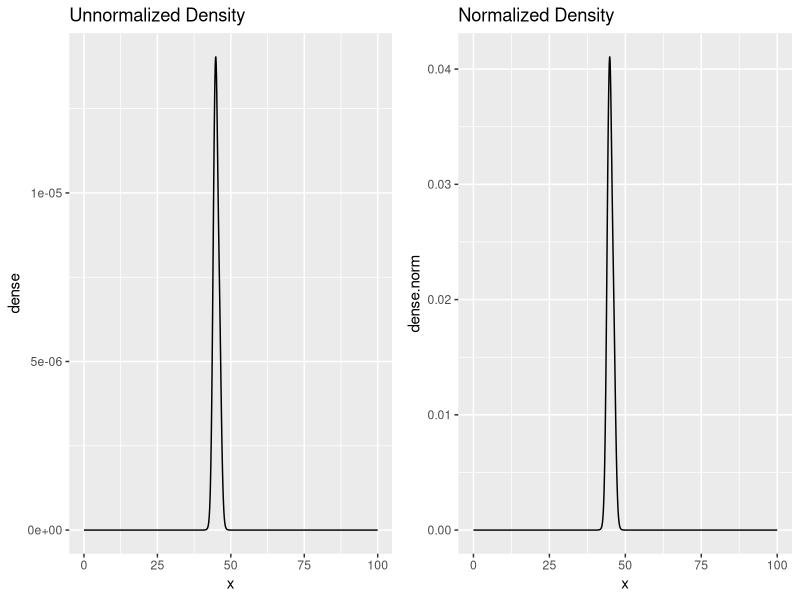
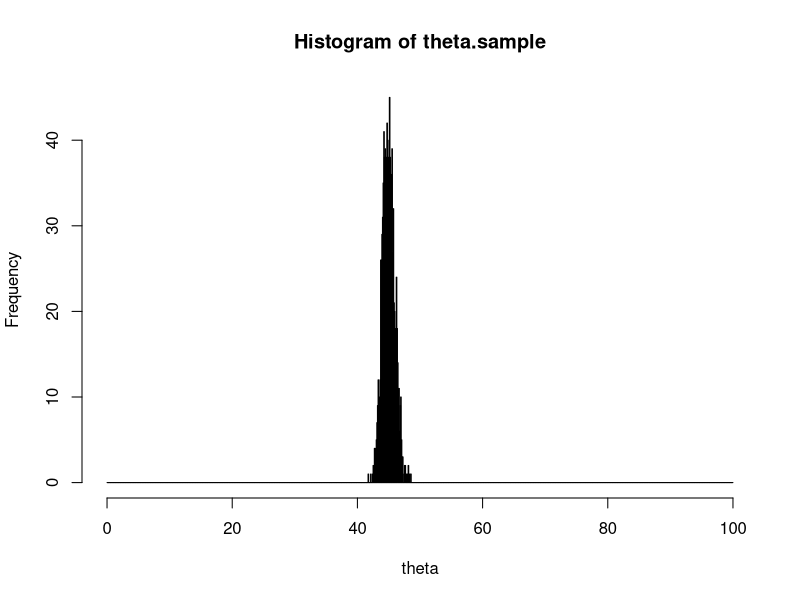
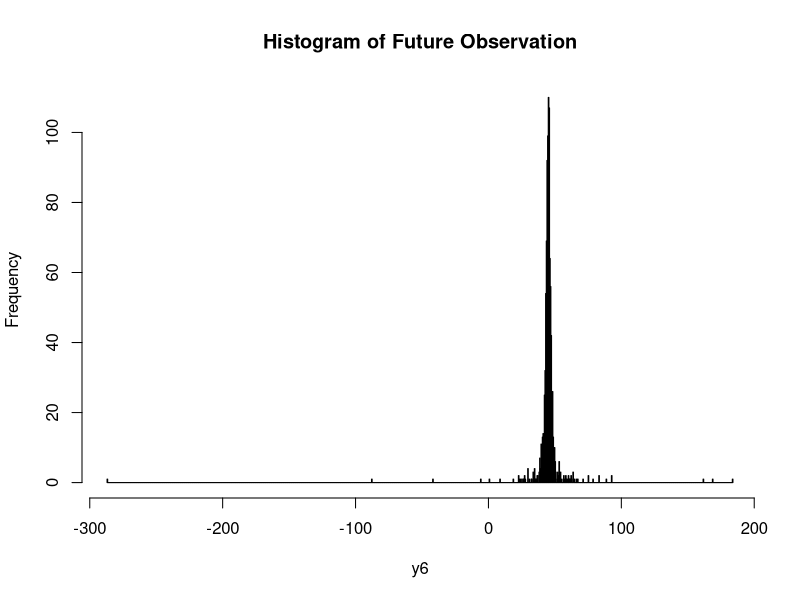

These figures' R source, in order:
## ---- chunk 1
knitr::opts_chunk$set(echo = TRUE)
## ---- chunk 2
library(tidyverse)
library(gridExtra)
## ---- chunk 3
p1 <- data.frame(x=rep(seq(0, 100, 0.1),5)) %>% 
  mutate(y=rep(c(43,44,45,46.5,47.5),each=1001),
         pdf=dcauchy(y, location=x, scale=1)) %>%
  group_by(x) %>% 
  summarise(dense=prod(pdf)) %>%
  ggplot(aes(x=x, y=dense)) + geom_line() +
  ggtitle("Unnormalized Density")

p2 <- data.frame(x=rep(seq(0, 100, 0.1),5)) %>% 
  mutate(y=rep(c(43,44,45,46.5,47.5),each=1001),
         pdf=dcauchy(y, location=x, scale=1)) %>%
  group_by(x) %>% 
  summarise(dense.unnorm=prod(pdf)) %>% 
  mutate(dense.norm = dense.unnorm/sum(dense.unnorm)) %>%
  ggplot(aes(x=x, y=dense.norm)) + geom_line() +
  ggtitle("Normalized Density")

grid.arrange(p1, p2, ncol=2)
## ---- chunk 4
df <- data.frame(x=rep(seq(0, 100, 0.1),5)) %>% 
  mutate(y=rep(c(43,44,45,46.5,47.5),each=1001),
         pdf=dcauchy(y, location=x, scale=1)) %>%
  group_by(x) %>% 
  summarise(dense.unnorm=prod(pdf)) %>% 
  mutate(dense.norm = dense.unnorm/sum(dense.unnorm))

theta.sample <- sample(df$x, size=1000, prob=df$dense.norm, replace=TRUE)
hist(theta.sample, xlab='theta', breaks=seq(0,100,0.1))
## ---- chunk 5
y6 <- rcauchy(1000, theta.sample, 1)
hist(y6, nclass=1000, main='Histogram of Future Observation')
## ---- chunk 6

